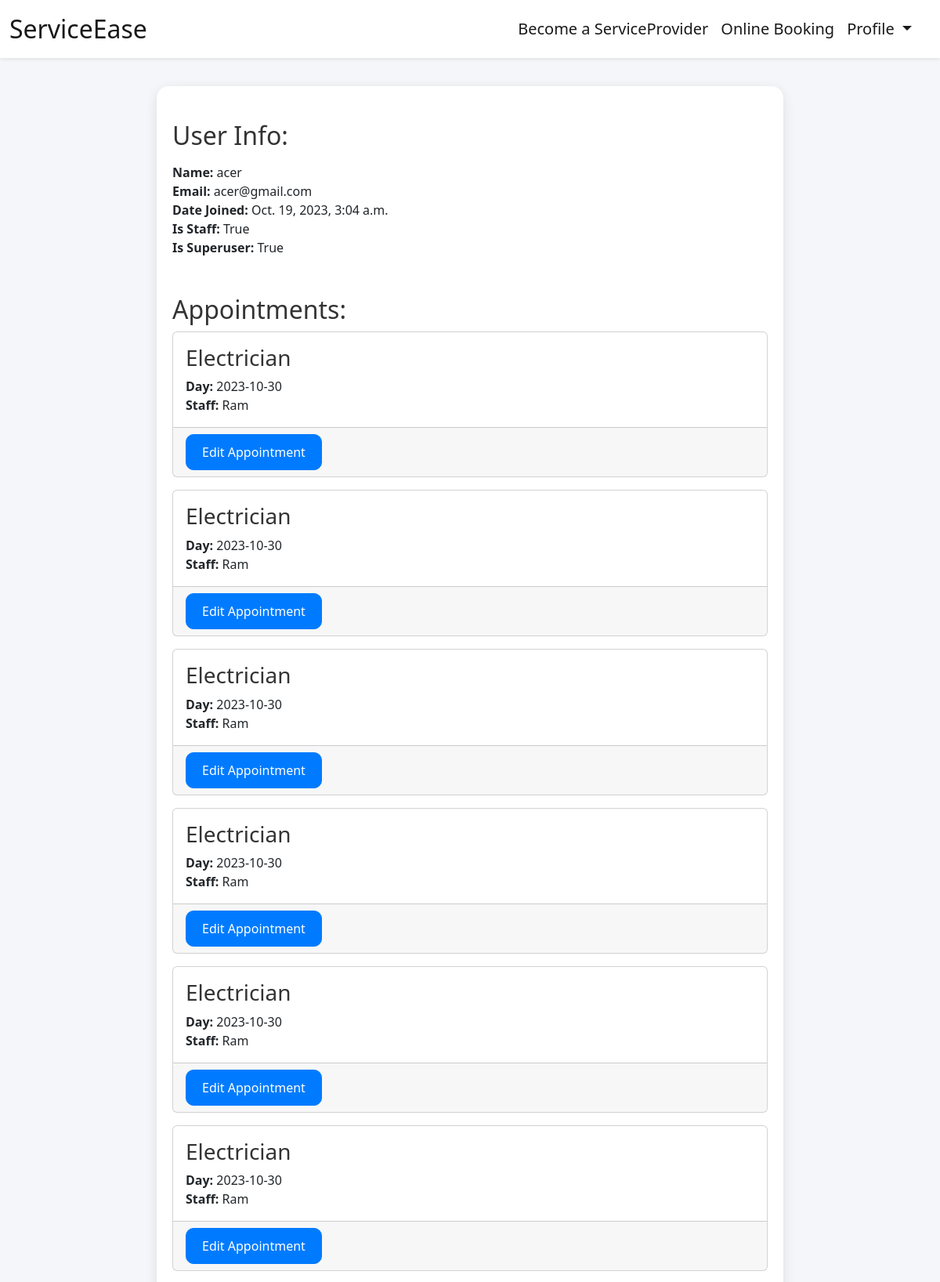
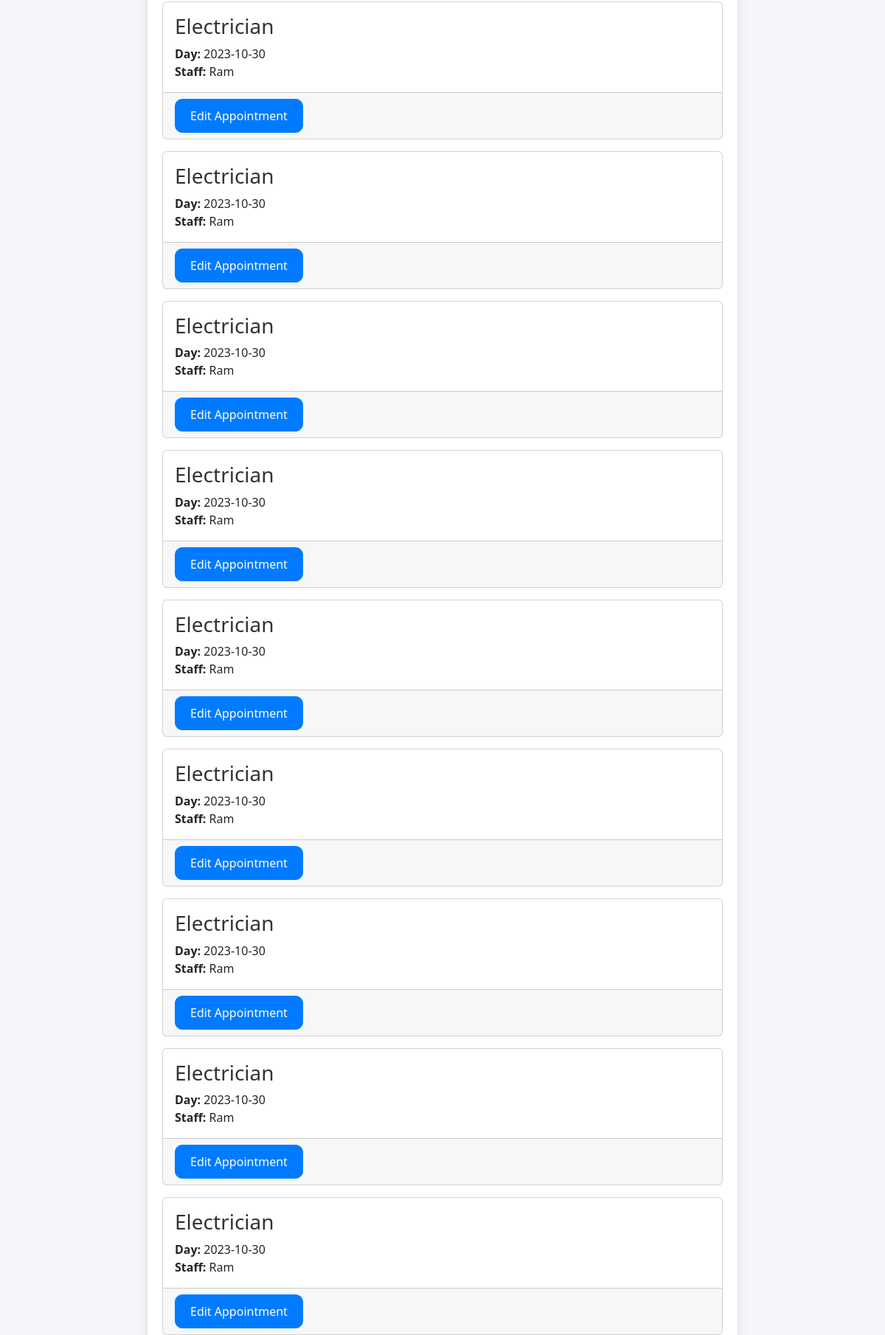
The page /booking/user-panel (signed in, upper part) on the database its author committed (2 pictures, top to bottom).
### booking/models.py (models this page shows, shortened)
class Appointment(models.Model):
    user = models.ForeignKey(User, on_delete=models.CASCADE, null=True, blank=True)
    service = models.CharField(max_length=50, choices=SERVICE_CHOICES, default="Electrician")
    day= models.CharField(max_length=50, default="Not assigned")
    time = models.CharField(max_length=10, choices=TIME_CHOICES, default="3 PM", null=True, blank=True)
    staff = models.CharField(max_length=50, default="Not assigned")

### booking/views.py (the view)
# urls.py: path('user-panel', views.userPanel, name='userPanel'),
def userPanel(request):
    user = request.user
    appointments = Appointment.objects.filter(user=user).order_by('day', 'time')
    return render(request, 'userPanel.html', {
        'user':user,
        'appointments':appointments,
    })

### booking/templates/userPanel.html (shortened to what this page needs)
{% extends 'layout.html' %}
{% load static %}
{% block body %}
<div class="user-panel-container">
    {% if user.is_authenticated %}
    <div class="mt-4">
        <h2>User Info:</h2>
        <ul class="mt-3">
            <li><strong>Name:</strong> {{ user.username }}</li>
            <li><strong>Email:</strong> {{ user.email }}</li>
            <li><strong>Date Joined:</strong> {{ user.date_joined }}</li>
            <li><strong>Is Staff:</strong> {{ user.is_staff }}</li>
            <li><strong>Is Superuser:</strong> {{ user.is_superuser }}</li>
        </ul>
    </div>
    {% if appointments.count > 0 %}
    <div class="mt-5">
        <h2>Appointments:</h2>
        {% for appointment in appointments %}
        <div class="card mb-3">
            <div class="card-body">
                <h3 class="card-title">{{ appointment.service }}</h3>
                <p class="card-text">
                    <strong>Day:</strong> {{ appointment.day }}<br>
                    <strong>Staff:</strong> {{ appointment.staff }}
                </p>
            </div>
            <div class="card-footer">
                <a class="btn btn-primary" href="{% url 'userUpdate' appointment.id %}">Edit Appointment</a>
            </div>
        </div>
        {% endfor %}
    </div>
    {% endif %}
    {% else %}
    <h1>First Sign in!</h1>
    <a href="{% url 'login' %}" class="btn btn-primary mt-3">Sign in</a>
    {% endif %}
</div>
{% endblock %}

### booking/templates/userPanel.html (style rules this page uses)
body { background-color: #f4f6f9; }
.user-panel-container { max-width: 800px; margin: 3% auto; padding: 20px; background-color: #ffffff; border-radius: 15px; box-shadow: 0 4px 15px rgba(0, 0, 0, 0.1); }
.user-panel-container h1, .user-panel-container h2, .user-panel-container h3 { color: #333; }
.user-panel-container ul { list-style-type: none; padding-left: 0; }
.btn-primary { background-color: #007bff; border-color: #007bff; border-radius: 10px; font-size: 16px; padding: 10px 20px; }

### rows shown on the page
Appointment: service "Electrician", day "2023-10-30", staff "Ram"
Appointment: service "Electrician", day "2023-10-30", staff "Ram"
Appointment: service "Electrician", day "2023-10-30", staff "Ram"
Appointment: service "Electrician", day "2023-10-30", staff "Ram"
Appointment: service "Electrician", day "2023-10-30", staff "Ram"
Appointment: service "Electrician", day "2023-10-30", staff "Ram"
Appointment: service "Electrician", day "2023-10-30", staff "Ram"
Appointment: service "Electrician", day "2023-10-30", staff "Ram"
Appointment: service "Electrician", day "2023-10-30", staff "Ram"
Appointment: service "Electrician", day "2023-10-30", staff "Ram"
Appointment: service "Electrician", day "2023-10-30", staff "Ram"
Appointment: service "Electrician", day "2023-10-30", staff "Ram"
Appointment: service "Electrician", day "2023-10-30", staff "Ram"
Appointment: service "Electrician", day "2023-10-30", staff "Ram"
Appointment: service "Electrician", day "2023-10-30", staff "Ram"

### other values the page prints
{{ user.username }} "acer"
{{ user.email }} "acer@gmail.com"
{{ user.date_joined }} "Oct. 19, 2023, 3:04 a.m."
{{ user.is_staff }} "True"
{{ user.is_superuser }} "True"
